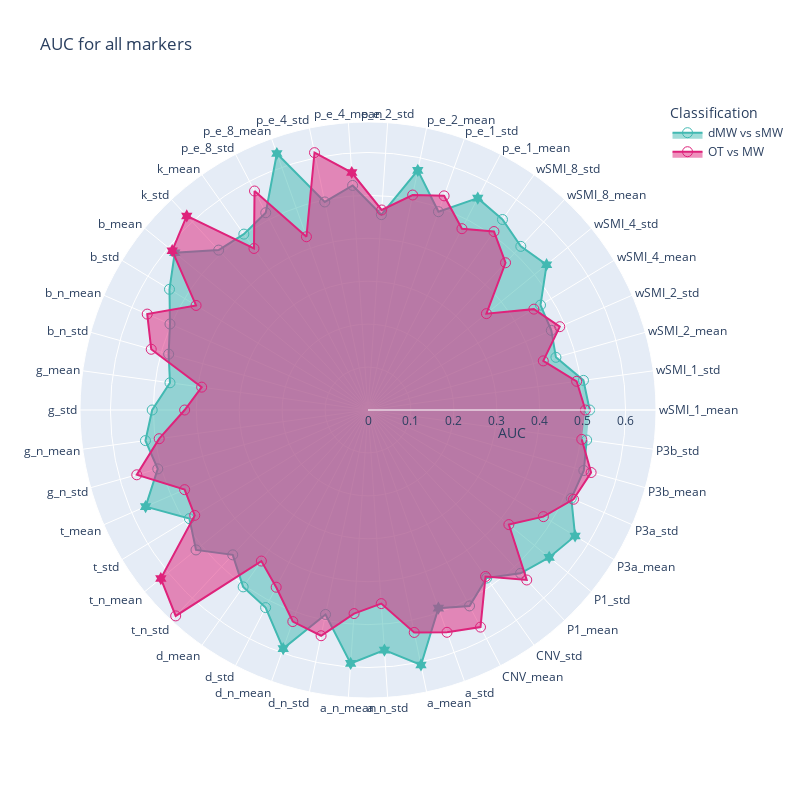

This figure's notebook cell:
### Markdown cell above
# Significant polar plots

### Code cell
mw =aucs_mw
mind =aucs_mind

fig = go.Figure()

fig.add_trace(go.Scatterpolar(
    r=mw.auc,
    theta=mw['index'],
    fill='toself',
    name='dMW vs sMW',
    mode = 'lines+markers',
    marker = {'color':lblue, 'size': 10},
    marker_symbol= symbol_fun(mw['index'], significant_mw)
))

fig.add_trace(go.Scatterpolar(
    r=mind.auc,
    theta=mind['index'],
    fill='toself',
    name='OT vs MW',
    mode = 'lines+markers',
    marker = {'color':pink, 'size': 10},
    marker_symbol= symbol_fun(mind['index'], significant_mind)
))


fig.update_layout(
    title="AUC for all markers",
    legend_title="Classification",
    width=800,
    height=800,
    
  polar=dict(
    radialaxis=dict(
    title = 'AUC',
      visible=True,
    ),
  ),
    
  showlegend=True
)

fig.show()
pio.write_json(fig, 'Figs/radar_auc_all.plotly')

### Figure 1 — Plotly figure (JSON) as saved in the notebook; plotly's stock layout.template omitted (floating-point values rounded to 4 significant figures)
{"data": [{"fill": "toself", "marker": {"color": "#42B9B2", "size": 10, "symbol": ["circle-open", "circle-open", "circle-open", "circle-open", "circle-open", "hexagram", "circle-open", "circle-open", "hexagram", "circle-open", "hexagram", "circle-open", "circle-open", "circle-open", "hexagram", "circle-open", "circle-open", "circle-open", "hexagram", "circle-open", "circle-open", "circle-open", "circle-open", "circle-open", "circle-open", "circle-open", "hexagram", "circle-open", "circle-open", "circle-open", "circle-open", "circle-open", "hexagram", "circle-open", "hexagram", "hexagram", "hexagram", "hexagram", "circle-open", "circle-open", "circle-open", "hexagram", "hexagram", "circle-open", "circle-open", "circle-open"]}, "mode": "lines+markers", "name": "dMW vs sMW", "r": [0.5164, 0.5067, 0.4547, 0.4656, 0.4704, 0.5363, 0.5216, 0.5432, 0.5559, 0.4902, 0.5701, 0.4561, 0.5244, 0.495, 0.6341, 0.5177, 0.5015, 0.5097, 0.5804, 0.5413, 0.503, 0.4823, 0.4656, 0.5028, 0.5233, 0.5086, 0.5649, 0.487, 0.5166, 0.4617, 0.5044, 0.5185, 0.5899, 0.4865, 0.5917, 0.5607, 0.6066, 0.4898, 0.5141, 0.4791, 0.5206, 0.5442, 0.5647, 0.5164, 0.5222, 0.5142], "theta": ["wSMI_1_mean", "wSMI_1_std", "wSMI_2_mean", "wSMI_2_std", "wSMI_4_mean", "wSMI_4_std", "wSMI_8_mean", "wSMI_8_std", "p_e_1_mean", "p_e_1_std", "p_e_2_mean", "p_e_2_std", "p_e_4_mean", "p_e_4_std", "p_e_8_mean", "p_e_8_std", "k_mean", "k_std", "b_mean", "b_std", "b_n_mean", "b_n_std", "g_mean", "g_std", "g_n_mean", "g_n_std", "t_mean", "t_std", "t_n_mean", "t_n_std", "d_mean", "d_std", "d_n_mean", "d_n_std", "a_n_mean", "a_n_std", "a_mean", "a_std", "CNV_mean", "CNV_std", "P1_mean", "P1_std", "P3a_mean", "P3a_std", "P3b_mean", "P3b_std"], "type": "scatterpolar"}, {"fill": "toself", "marker": {"color": "#DE237B", "size": 10, "symbol": ["circle-open", "circle-open", "circle-open", "circle-open", "circle-open", "circle-open", "circle-open", "circle-open", "circle-open", "circle-open", "circle-open", "circle-open", "hexagram", "circle-open", "circle-open", "circle-open", "circle-open", "hexagram", "hexagram", "circle-open", "circle-open", "circle-open", "circle-open", "circle-open", "circle-open", "circle-open", "circle-open", "circle-open", "hexagram", "circle-open", "circle-open", "circle-open", "circle-open", "circle-open", "circle-open", "circle-open", "circle-open", "circle-open", "circle-open", "circle-open", "circle-open", "circle-open", "circle-open", "circle-open", "circle-open", "circle-open"]}, "mode": "lines+markers", "name": "OT vs MW", "r": [0.5064, 0.4907, 0.4241, 0.4871, 0.4523, 0.3557, 0.4694, 0.5089, 0.4757, 0.5295, 0.5115, 0.4671, 0.5545, 0.6123, 0.4283, 0.5746, 0.4606, 0.6186, 0.588, 0.4688, 0.5608, 0.5244, 0.3911, 0.4271, 0.491, 0.5594, 0.4658, 0.4725, 0.6222, 0.6564, 0.4308, 0.465, 0.523, 0.5371, 0.4753, 0.4521, 0.5293, 0.5496, 0.5696, 0.4747, 0.5418, 0.4231, 0.4782, 0.522, 0.5398, 0.5027], "theta": ["wSMI_1_mean", "wSMI_1_std", "wSMI_2_mean", "wSMI_2_std", "wSMI_4_mean", "wSMI_4_std", "wSMI_8_mean", "wSMI_8_std", "p_e_1_mean", "p_e_1_std", "p_e_2_mean", "p_e_2_std", "p_e_4_mean", "p_e_4_std", "p_e_8_mean", "p_e_8_std", "k_mean", "k_std", "b_mean", "b_std", "b_n_mean", "b_n_std", "g_mean", "g_std", "g_n_mean", "g_n_std", "t_mean", "t_std", "t_n_mean", "t_n_std", "d_mean", "d_std", "d_n_mean", "d_n_std", "a_n_mean", "a_n_std", "a_mean", "a_std", "CNV_mean", "CNV_std", "P1_mean", "P1_std", "P3a_mean", "P3a_std", "P3b_mean", "P3b_std"], "type": "scatterpolar"}], "layout": {"height": 800, "legend": {"title": {"text": "Classification"}}, "polar": {"angularaxis": {"type": "category"}, "radialaxis": {"autorange": true, "range": [0, 0.671], "title": {"text": "AUC"}, "type": "linear", "visible": true}}, "showlegend": true, "title": {"text": "AUC for all markers"}, "width": 800}}
